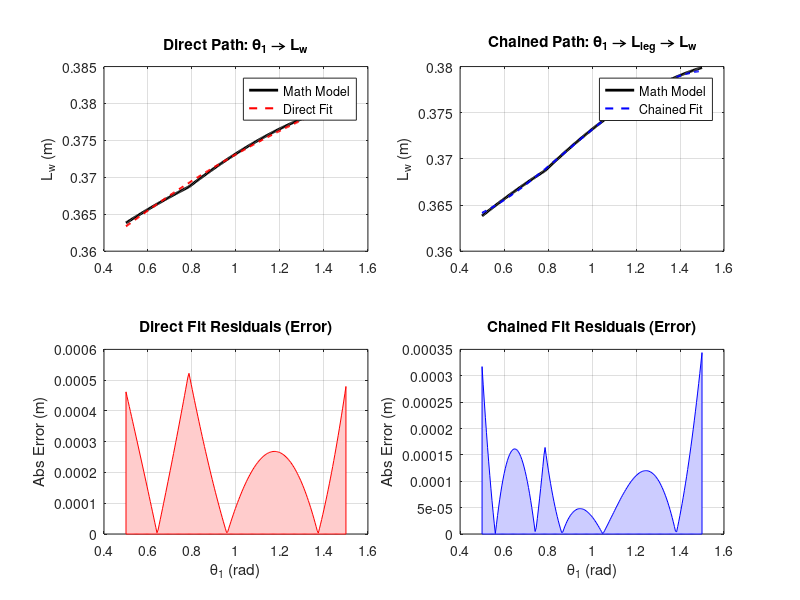

Here is the MATLAB script that generated this plot:
% =========================================================================
% TWSB Robot: Dual Fitting Error Comparison
% 1. Direct Error: theta1 -> Fit -> Lw
% 2. Chained Error: theta1 -> Math(Lleg) -> Fit -> Lw
% =========================================================================
clear; clc; close all;

% --- 1. Physical Constants ---
l1 = 0.5; l2 = 0.15; l3 = 0.15; l4 = 0.1; l23 = 0.1; 
m1 = 0.2; m2 = 0.3; m3 = 0.1; m23 = 0.8;             
m_legs = m1 + m2 + m3 + m23;                         

% --- 2. Ground Truth Generation (Math Model) ---
theta1_range = linspace(0.5, 1.5, 200); 
Lleg_math = zeros(size(theta1_range));
Lw_math = zeros(size(theta1_range));

for i = 1:length(theta1_range)
    t1 = theta1_range(i); 
    
    % Kinematics
    l5 = sqrt(l2^2 + l4^2 - 2 * l2 * l4 * cos(t1 + pi/4));
    theta2 = asin(max(-1, min(1, (l4 * sin(t1 + pi/4)) / l5)));
    theta3 = acos(max(-1, min(1, (l23^2 + l5^2 - l3^2) / (2 * l23 * l5))));
    theta4 = pi - t1 - theta2 - theta3;
    theta5 = pi - theta4;
    theta6 = asin(max(-1, min(1, (l5 * sin(theta3)) / l3))) - theta4;
    
    lleg = l2 * sin(t1) + l1 * sin(theta4);
    xc2 = (l2 * sin(t1)) / 2;
    xc1 = l2 * sin(t1) + (l1 * sin(theta5)) / 2;
    xc3 = -l4 * sin(pi/4) + (l3 * sin(theta6)) / 2;
    xc23 = l2 * sin(t1) - (l23 * sin(theta4)) / 2;
    L0 = (m1*xc1 + m2*xc2 + m3*xc3 + m23*xc23) / m_legs;
    
    Lleg_math(i) = lleg;
    Lw_math(i) = lleg - L0; 
end

% --- 3. Polynomial Fitting ---
% Path 1: Direct Fitting (theta1 -> Lw)
p_theta_lw = polyfit(theta1_range, Lw_math, 2);

% Path 2: Chained Fitting (Lleg -> Lw)
p_lleg_lw = polyfit(Lleg_math, Lw_math, 2);

% --- 4. Error Calculation ---
% Prediction from Direct Path
Lw_direct_fit = polyval(p_theta_lw, theta1_range);
error_direct = abs(Lw_math - Lw_direct_fit);

% Prediction from Chained Path (Using math-calculated Lleg as input)
Lw_chained_fit = polyval(p_lleg_lw, Lleg_math);
error_chained = abs(Lw_math - Lw_chained_fit);

% --- 5. Visualization ---
figure('Name', 'Fitting Error Comparison', 'Color', 'w', 'Position', [100, 100, 1100, 600]);

% --- TOP: Direct Path Comparison ---
subplot(2, 2, 1);
plot(theta1_range, Lw_math, 'k', 'LineWidth', 2); hold on;
plot(theta1_range, Lw_direct_fit, 'r--', 'LineWidth', 1.5);
grid on; title('Direct Path: \theta_1 \rightarrow L_w');
ylabel('L_w (m)'); legend('Math Model', 'Direct Fit');

subplot(2, 2, 3);
area(theta1_range, error_direct, 'FaceColor', [1 0.8 0.8], 'EdgeColor', 'r');
grid on; title('Direct Fit Residuals (Error)');
ylabel('Abs Error (m)'); xlabel('\theta_1 (rad)');

% --- BOTTOM: Chained Path Comparison ---
subplot(2, 2, 2);
plot(theta1_range, Lw_math, 'k', 'LineWidth', 2); hold on;
plot(theta1_range, Lw_chained_fit, 'b--', 'LineWidth', 1.5);
grid on; title('Chained Path: \theta_1 \rightarrow L_{leg} \rightarrow L_w');
ylabel('L_w (m)'); legend('Math Model', 'Chained Fit');

subplot(2, 2, 4);
area(theta1_range, error_chained, 'FaceColor', [0.8 0.8 1], 'EdgeColor', 'b');
grid on; title('Chained Fit Residuals (Error)');
ylabel('Abs Error (m)'); xlabel('\theta_1 (rad)');

% --- 6. Results Summary ---
fprintf('--- ERROR PERFORMANCE SUMMARY ---\n');
fprintf('Direct Path (\x03B81->Lw)  | Max Error: %.6f m | Mean Error: %.6f m\n', max(error_direct), mean(error_direct));
fprintf('Chained Path (Lleg->Lw) | Max Error: %.6f m | Mean Error: %.6f m\n', max(error_chained), mean(error_chained));

fprintf('\n--- ARDUINO COEFFICIENTS ---\n');
fprintf('// DIRECT: Lw = a3*t1^2 + b3*t1 + c3\n');
fprintf('float a3 = %.8f; float b3 = %.8f; float c3 = %.8f;\n', p_theta_lw);
fprintf('\n// CHAINED: Lw = a2*Lleg^2 + b2*Lleg + c2\n');
fprintf('float a2 = %.8f; float b2 = %.8f; float c2 = %.8f;\n', p_lleg_lw);
